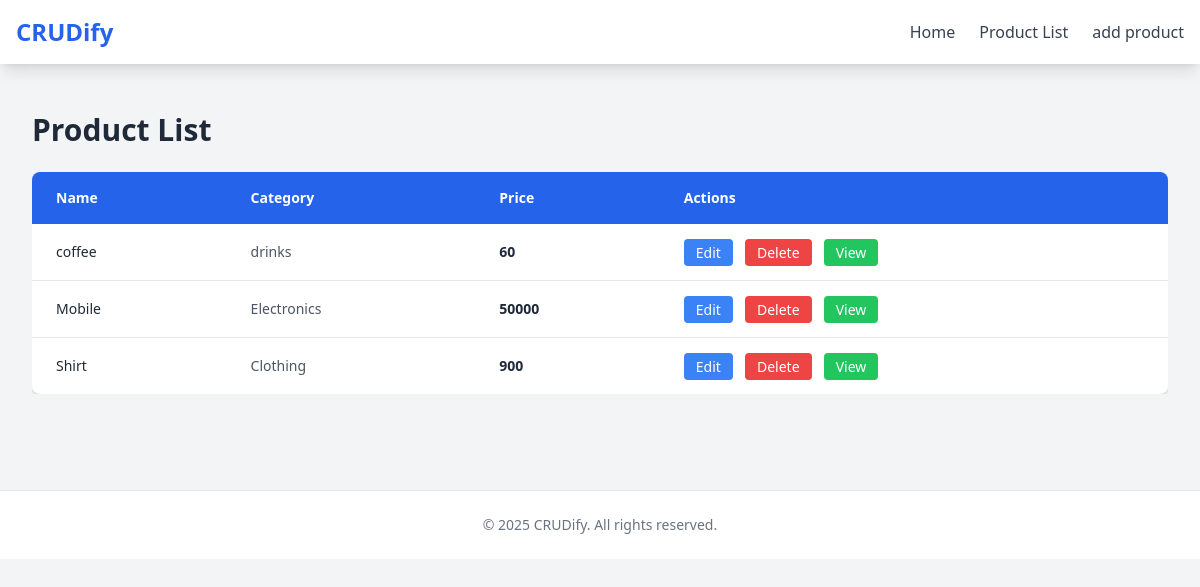
The app's page /product-list/, older data.
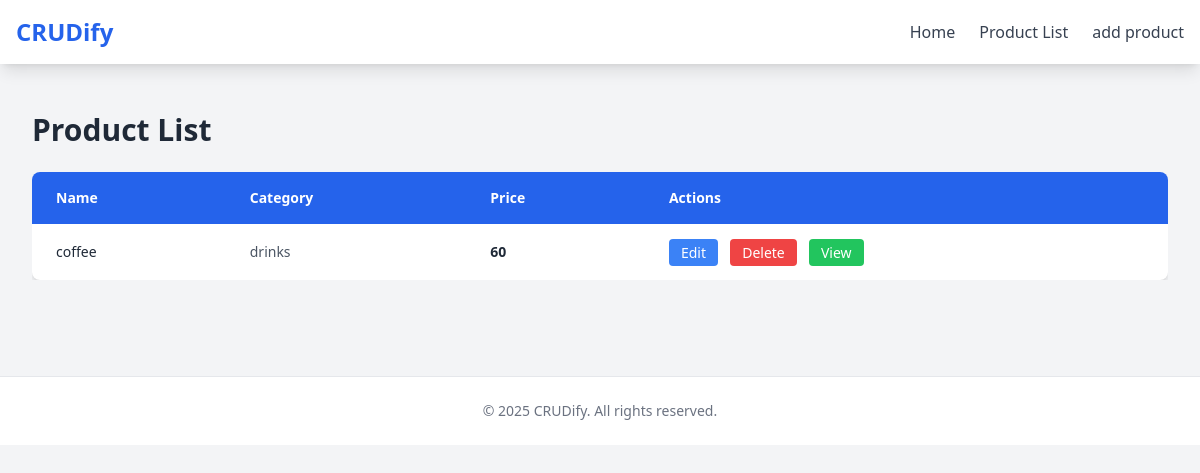
The same page, newer data.
### product/models.py (models this page shows)
class productModel(models.Model):
    name =models.CharField(max_length=100)
    category = models.CharField(max_length=100)
    price = models.IntegerField()

### crud2/views.py (the view)
# urls.py: path('product-list/', productList, name='productList'),
def productList(request):
    productData = productModel.objects.all()
    return render(request, 'productList.html', {'productData':productData})

### templates/productList.html
{% extends "master.html" %}
{% block body %}
<section class="max-w-7xl mx-auto px-4 sm:px-6 lg:px-8 py-12">
    <h2 class="text-3xl font-bold text-gray-800 mb-6">Product List</h2>
    <div class="overflow-x-auto">
      <table class="min-w-full bg-white shadow-md rounded-lg overflow-hidden">
        <thead class="bg-blue-600 text-white">
          <tr>
            <th class="text-left px-6 py-4 text-sm font-semibold">Name</th>
            <th class="text-left px-6 py-4 text-sm font-semibold">Category</th>
            <th class="text-left px-6 py-4 text-sm font-semibold">Price</th>
            <th class="text-left px-6 py-4 text-sm font-semibold">Actions</th>
          </tr>
        </thead>
        <tbody class="divide-y divide-gray-200">
          {% for product in productData %}
          <tr class="hover:bg-gray-50 transition">
            <td class="px-6 py-4 text-sm font-medium text-gray-800">{{ product.name }}</td>
            <td class="px-6 py-4 text-sm text-gray-600">{{ product.category }}</td>
            <td class="px-6 py-4 text-sm text-gray-800 font-semibold">{{ product.price }}</td>
            <td class="px-6 py-4 space-x-2">
              <a href="{% url "editProduct" product.id %}" class="bg-blue-500 text-white px-3 py-1 rounded hover:bg-blue-600 text-sm">Edit</a>
              <a href="{% url "deleteProduct" product.id %}" class="bg-red-500 text-white px-3 py-1 rounded hover:bg-red-600 text-sm">Delete</a>
              <a href="{% url "viewProduct" product.id %}" class="bg-green-500 text-white px-3 py-1 rounded hover:bg-red-600 text-sm">View</a>
            </td>
          </tr>
          {% endfor %}
        </tbody>
      </table>
    </div>
  </section>
{% endblock body %}

Row changes from the older to the newer data that the page shows:
removed productModel: name "Mobile", category "Electronics", price "50000"
removed productModel: name "Shirt", category "Clothing", price "900"
